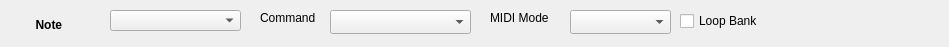
<?xml version="1.0" encoding="UTF-8"?>
<ui version="4.0">
 <class>Note_interface</class>
 <widget class="QWidget" name="Note_interface">
  <property name="geometry">
   <rect>
    <x>0</x>
    <y>0</y>
    <width>949</width>
    <height>47</height>
   </rect>
  </property>
  <property name="windowTitle">
   <string>Form</string>
  </property>
  <widget class="QComboBox" name="note_list_mode_combo">
   <property name="geometry">
    <rect>
     <x>110</x>
     <y>10</y>
     <width>131</width>
     <height>21</height>
    </rect>
   </property>
  </widget>
  <widget class="QLabel" name="note_main_label">
   <property name="geometry">
    <rect>
     <x>10</x>
     <y>4</y>
     <width>81</width>
     <height>41</height>
    </rect>
   </property>
   <property name="font">
    <font>
     <bold>true</bold>
    </font>
   </property>
   <property name="text">
    <string>Note </string>
   </property>
   <property name="alignment">
    <set>Qt::AlignmentFlag::AlignCenter</set>
   </property>
  </widget>
  <widget class="QStackedWidget" name="note_stackedWidget">
   <property name="geometry">
    <rect>
     <x>250</x>
     <y>0</y>
     <width>721</width>
     <height>41</height>
    </rect>
   </property>
   <property name="currentIndex">
    <number>2</number>
   </property>
   <widget class="QWidget" name="note_3notes">
    <widget class="QLabel" name="note_velocity_label">
     <property name="geometry">
      <rect>
       <x>330</x>
       <y>10</y>
       <width>61</width>
       <height>25</height>
      </rect>
     </property>
     <property name="text">
      <string>Velocity</string>
     </property>
    </widget>
    <widget class="QLabel" name="note_midich_label">
     <property name="geometry">
      <rect>
       <x>10</x>
       <y>10</y>
       <width>91</width>
       <height>25</height>
      </rect>
     </property>
     <property name="text">
      <string>Midi Channel</string>
     </property>
    </widget>
    <widget class="QLabel" name="note_note_label">
     <property name="geometry">
      <rect>
       <x>185</x>
       <y>10</y>
       <width>31</width>
       <height>25</height>
      </rect>
     </property>
     <property name="text">
      <string>Note</string>
     </property>
    </widget>
    <widget class="QSpinBox" name="note_velocity_spin">
     <property name="geometry">
      <rect>
       <x>400</x>
       <y>10</y>
       <width>45</width>
       <height>25</height>
      </rect>
     </property>
     <property name="minimum">
      <number>0</number>
     </property>
     <property name="maximum">
      <number>127</number>
     </property>
     <property name="value">
      <number>127</number>
     </property>
    </widget>
    <widget class="QComboBox" name="note_note_combo">
     <property name="geometry">
      <rect>
       <x>230</x>
       <y>10</y>
       <width>72</width>
       <height>24</height>
      </rect>
     </property>
     <property name="currentText">
      <string/>
     </property>
    </widget>
    <widget class="QSpinBox" name="note_midich_spin">
     <property name="geometry">
      <rect>
       <x>110</x>
       <y>10</y>
       <width>51</width>
       <height>25</height>
      </rect>
     </property>
     <property name="minimum">
      <number>1</number>
     </property>
     <property name="maximum">
      <number>16</number>
     </property>
    </widget>
   </widget>
   <widget class="QWidget" name="note_4cc">
    <widget class="QLabel" name="note_cc_number_label">
     <property name="geometry">
      <rect>
       <x>190</x>
       <y>10</y>
       <width>81</width>
       <height>16</height>
      </rect>
     </property>
     <property name="text">
      <string>CC Number</string>
     </property>
    </widget>
    <widget class="QLabel" name="note_cc_value_label">
     <property name="geometry">
      <rect>
       <x>370</x>
       <y>10</y>
       <width>61</width>
       <height>16</height>
      </rect>
     </property>
     <property name="text">
      <string>CC Value</string>
     </property>
    </widget>
    <widget class="QSpinBox" name="note_cc_number_spin">
     <property name="geometry">
      <rect>
       <x>280</x>
       <y>10</y>
       <width>71</width>
       <height>25</height>
      </rect>
     </property>
     <property name="minimum">
      <number>1</number>
     </property>
     <property name="maximum">
      <number>128</number>
     </property>
    </widget>
    <widget class="QSpinBox" name="note_cc_value_spin">
     <property name="geometry">
      <rect>
       <x>440</x>
       <y>10</y>
       <width>71</width>
       <height>25</height>
      </rect>
     </property>
     <property name="minimum">
      <number>1</number>
     </property>
     <property name="maximum">
      <number>128</number>
     </property>
    </widget>
    <widget class="QLabel" name="note_cc_midi_label">
     <property name="geometry">
      <rect>
       <x>10</x>
       <y>10</y>
       <width>81</width>
       <height>16</height>
      </rect>
     </property>
     <property name="text">
      <string>Midi Channel</string>
     </property>
    </widget>
    <widget class="QSpinBox" name="note_cc_midi_spin">
     <property name="geometry">
      <rect>
       <x>110</x>
       <y>10</y>
       <width>71</width>
       <height>25</height>
      </rect>
     </property>
     <property name="minimum">
      <number>1</number>
     </property>
     <property name="maximum">
      <number>16</number>
     </property>
    </widget>
   </widget>
   <widget class="QWidget" name="note_5previousnext">
    <widget class="QLabel" name="previousnext_command_label">
     <property name="geometry">
      <rect>
       <x>10</x>
       <y>10</y>
       <width>71</width>
       <height>16</height>
      </rect>
     </property>
     <property name="text">
      <string>Command</string>
     </property>
    </widget>
    <widget class="QComboBox" name="previousnext_command_box">
     <property name="geometry">
      <rect>
       <x>80</x>
       <y>10</y>
       <width>141</width>
       <height>24</height>
      </rect>
     </property>
    </widget>
    <widget class="QLabel" name="previousnext_midi_label">
     <property name="geometry">
      <rect>
       <x>240</x>
       <y>10</y>
       <width>81</width>
       <height>16</height>
      </rect>
     </property>
     <property name="text">
      <string>MIDI Mode</string>
     </property>
    </widget>
    <widget class="QComboBox" name="previousnext_midi_box">
     <property name="geometry">
      <rect>
       <x>320</x>
       <y>10</y>
       <width>101</width>
       <height>24</height>
      </rect>
     </property>
    </widget>
    <widget class="QCheckBox" name="previousnext_loop_check">
     <property name="geometry">
      <rect>
       <x>430</x>
       <y>10</y>
       <width>121</width>
       <height>22</height>
      </rect>
     </property>
     <property name="text">
      <string>Loop Bank</string>
     </property>
    </widget>
   </widget>
   <widget class="QWidget" name="note_1padb">
    <widget class="QSpinBox" name="note_padb_velocity_spin">
     <property name="geometry">
      <rect>
       <x>470</x>
       <y>10</y>
       <width>51</width>
       <height>25</height>
      </rect>
     </property>
     <property name="minimum">
      <number>0</number>
     </property>
     <property name="maximum">
      <number>127</number>
     </property>
     <property name="value">
      <number>127</number>
     </property>
    </widget>
    <widget class="QLabel" name="note_padb_velocity_label">
     <property name="geometry">
      <rect>
       <x>390</x>
       <y>0</y>
       <width>71</width>
       <height>51</height>
      </rect>
     </property>
     <property name="text">
      <string>Velocity</string>
     </property>
    </widget>
    <widget class="QLabel" name="note_padb_value_label">
     <property name="geometry">
      <rect>
       <x>210</x>
       <y>0</y>
       <width>71</width>
       <height>41</height>
      </rect>
     </property>
     <property name="text">
      <string>Pad Value</string>
     </property>
    </widget>
    <widget class="QComboBox" name="note_padb_value_combo">
     <property name="geometry">
      <rect>
       <x>290</x>
       <y>10</y>
       <width>91</width>
       <height>24</height>
      </rect>
     </property>
    </widget>
    <widget class="QLabel" name="note_padb_midich_label">
     <property name="geometry">
      <rect>
       <x>20</x>
       <y>0</y>
       <width>91</width>
       <height>41</height>
      </rect>
     </property>
     <property name="text">
      <string>Midi Channels</string>
     </property>
    </widget>
    <widget class="QComboBox" name="note_padb_midich_combo">
     <property name="geometry">
      <rect>
       <x>120</x>
       <y>10</y>
       <width>72</width>
       <height>24</height>
      </rect>
     </property>
    </widget>
   </widget>
   <widget class="QWidget" name="note_2commands">
    <widget class="QLabel" name="note_command_select_label">
     <property name="geometry">
      <rect>
       <x>20</x>
       <y>10</y>
       <width>111</width>
       <height>16</height>
      </rect>
     </property>
     <property name="text">
      <string>Select Command</string>
     </property>
    </widget>
    <widget class="QComboBox" name="note_command_select_label_2">
     <property name="geometry">
      <rect>
       <x>150</x>
       <y>10</y>
       <width>251</width>
       <height>24</height>
      </rect>
     </property>
    </widget>
   </widget>
   <widget class="QWidget" name="note_0padsa">
    <widget class="QLabel" name="note_pada_value_label">
     <property name="geometry">
      <rect>
       <x>10</x>
       <y>0</y>
       <width>71</width>
       <height>41</height>
      </rect>
     </property>
     <property name="text">
      <string>Pad Value</string>
     </property>
    </widget>
    <widget class="QComboBox" name="note_pada_value_combo">
     <property name="geometry">
      <rect>
       <x>100</x>
       <y>10</y>
       <width>101</width>
       <height>24</height>
      </rect>
     </property>
    </widget>
    <widget class="QLabel" name="note_pada_velocity_label">
     <property name="geometry">
      <rect>
       <x>220</x>
       <y>-5</y>
       <width>71</width>
       <height>51</height>
      </rect>
     </property>
     <property name="text">
      <string>Velocity</string>
     </property>
    </widget>
    <widget class="QSpinBox" name="note_pada_velocity_spin">
     <property name="geometry">
      <rect>
       <x>290</x>
       <y>10</y>
       <width>42</width>
       <height>25</height>
      </rect>
     </property>
     <property name="minimum">
      <number>0</number>
     </property>
     <property name="maximum">
      <number>127</number>
     </property>
     <property name="value">
      <number>127</number>
     </property>
    </widget>
   </widget>
  </widget>
 </widget>
 <resources/>
 <connections/>
</ui>
